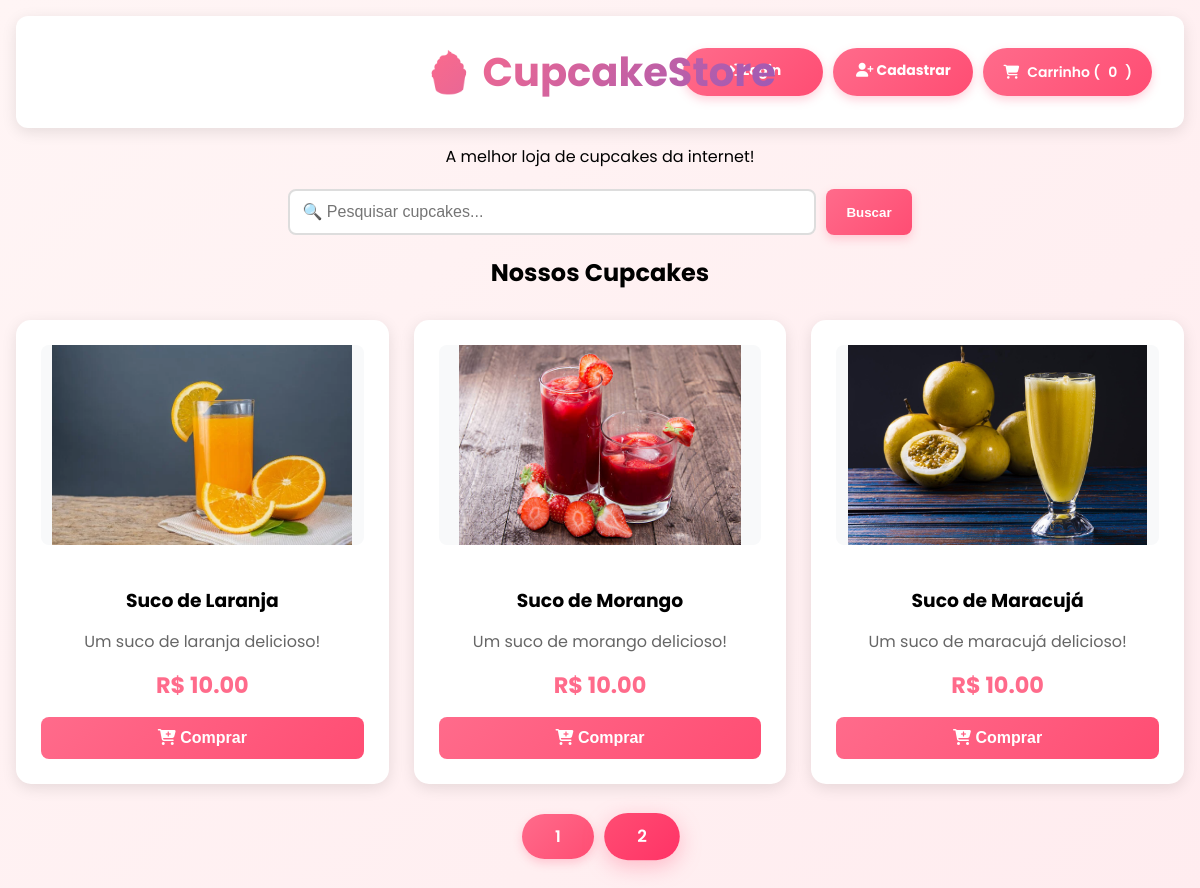
Page /?pagina=2&q= on the committed database.
### tables this page shows
CREATE TABLE produtos (
            id INTEGER PRIMARY KEY AUTOINCREMENT,
            nome TEXT NOT NULL,
            preco REAL NOT NULL,
            descricao TEXT
        , imagem TEXT);

### backend/app.py (the view)
@app.route('/')
def home():
    termo_pesquisa = request.args.get('q', '').lower()
    pagina = request.args.get('pagina', 1, type=int)
    produtos_por_pagina = 8
    produtos = get_produtos()
    if termo_pesquisa:
        produtos_filtrados = []
        for produto in produtos:
            produto_dict = dict(produto)
            if (termo_pesquisa in produto_dict['nome'].lower() or
                termo_pesquisa in produto_dict['descricao'].lower()):
                produtos_filtrados.append(produto_dict)
        produtos_list = produtos_filtrados
    else:
        produtos_list = [dict(produto) for produto in produtos]
    total_produtos = len(produtos_list)
    total_paginas = (total_produtos + produtos_por_pagina - 1) // produtos_por_pagina
    inicio = (pagina - 1) * produtos_por_pagina
    fim = inicio + produtos_por_pagina
    produtos_paginados = produtos_list[inicio:fim]
    return render_template('index.html',
                         produtos=produtos_paginados,
                         termo_pesquisa=termo_pesquisa,
                         pagina=pagina,
                         total_paginas=total_paginas,
                         total_produtos=total_produtos)

### backend/app.py (called while the page is built)
@app.context_processor
def utility_processor():
    def check_is_admin():
        """Verifica se o usuário logado é admin"""
        if 'user_id' not in session:
            return False
        try:
            conn = get_db_connection()
            user = conn.execute(
                'SELECT is_admin FROM users WHERE id = ?',
                (session['user_id'],)
            ).fetchone()
            conn.close()
            return user and user['is_admin'] == 1
        except:
            return False
    return dict(is_admin=check_is_admin)

def get_produtos():
    try:
        conn = get_db_connection()
        produtos = conn.execute('SELECT * FROM produtos').fetchall()
        conn.close()
        return produtos
    except Exception as e:
        print(f"❌ Erro ao buscar produtos: {e}")
        return []

### database/database.py (called while the page is built)
def get_db_connection():
    db_path = os.path.join(base_dir, 'cupcakes.db')
    conn = sqlite3.connect(db_path)
    conn.row_factory = sqlite3.Row
    return conn

### frontend/templates/index.html (shortened to what this page needs)
<!DOCTYPE html>
<html lang="pt-BR">
<head>
    <link rel="stylesheet" href="{{ url_for('static', filename='css/style.css') }}">
    <link rel="stylesheet" href="https://cdnjs.cloudflare.com/ajax/libs/font-awesome/6.4.0/css/all.min.css">
</head>
<body>
    <header>
        <div class="header-content">
            <div class="logo-container">
                <a href="{{ url_for('home') }}" class="logo">
                    <h1>🧁 CupcakeStore</h1>
                </a>
            </div>
            <div class="header-right">
                {% if session.get('user_id') %}
                <div class="user-info">
                    <div class="user-menu">
                        <button class="user-trigger">
                            <i class="fas fa-user"></i>
                            <span class="user-name">{{ session['username'] }}</span>
                            <i class="fas fa-chevron-down"></i>
                        </button>
                        <div class="dropdown-content">
                            <a href="{{ url_for('meus_pedidos') }}" class="dropdown-item">
                                <i class="fas fa-clipboard-list"></i>
                                Meus Pedidos
                            </a>
                            <a href="{{ url_for('meu_usuario') }}" class="dropdown-item">
                                <i class="fas fa-user-edit"></i>
                                Meus Dados
                            </a>
                            {% if is_admin() %}
                            <a href="{{ url_for('admin_dashboard') }}" class="dropdown-item">
                                <i class="fas fa-crown"></i>
                                Menu Admin
                            </a>
                            {% endif %}
                            <a href="{{ url_for('logout') }}" class="dropdown-item">
                                <i class="fas fa-sign-out-alt"></i>
                                Sair
                            </a>
                        </div>
                    </div>
                    <button class="btn-header" onclick="verCarrinho()">
                        <i class="fas fa-shopping-cart"></i> Carrinho (<span id="contador-carrinho">0</span>)
                    </button>
                </div>
                {% else %}
                <div class="auth-buttons">
                    <a href="{{ url_for('login') }}" class="btn-header">
                        <i class="fas fa-sign-in-alt"></i> Login
                    </a>
                    <a href="{{ url_for('register') }}" class="btn-header">
                        <i class="fas fa-user-plus"></i> Cadastrar
                    </a>
                    <button class="btn-header" onclick="verCarrinho()">
                        <i class="fas fa-shopping-cart"></i> Carrinho (<span id="contador-carrinho">0</span>)
                    </button>
                </div>
                {% endif %}
            </div>
        </div>
        <div style="text-align: center; margin-bottom: 20px;">
            <p>A melhor loja de cupcakes da internet!</p>
        </div>
        <div class="search-bar">
            <input type="text" placeholder="🔍 Pesquisar cupcakes..." id="searchInput" value="{{ termo_pesquisa }}">
            <button onclick="filtrarCupcakes()">Buscar</button>
        </div>
    </header>
    <main>
        <div class="produtos">
            <h2 style="text-align: center;">Nossos Cupcakes</h2>
            {% if produtos %}
            <div class="grid-produtos">
                {% for produto in produtos %}
                <div class="produto">
                    {% if produto['imagem'] is defined and produto['imagem'] %}
                    <img src="{{ url_for('static', filename=produto['imagem']) }}" alt="{{ produto['nome'] }}">
                    {% else %}
                    <div
                        style="height: 200px; background: #f0f0f0; border-radius: 8px; display: flex; align-items: center; justify-content: center; margin-bottom: 15px;">
                        🧁 Sem imagem
                    </div>
                    {% endif %}
                    <h3>{{ produto['nome'] }}</h3>
                    <p class="descricao">{{ produto['descricao'] }}</p>
                    <p class="preco">R$ {{ "%.2f"|format(produto['preco']) }}</p>
                    <button onclick="comprar({{ produto['id'] }}, '{{ produto['nome'] }}', this)">
                        <i class="fas fa-cart-plus"></i> Comprar
                    </button>
                </div>
                {% endfor %}
            </div>
            {% if total_paginas > 1 %}
            <div class="paginacao">
                {% for p in range(1, total_paginas + 1) %}
                <a href="{{ url_for('home', pagina=p, q=termo_pesquisa) }}"
                    class="{% if p == pagina %}ativa{% endif %}">
                    {{ p }}
                </a>
                {% endfor %}
            </div>
            {% endif %}
            {% endif %}
        </div>
    </main>
</body>
</html>

### frontend/static/css/style.css (style rules this page uses)
body { font-family: Arial, sans-serif; text-align: center; margin: 0; padding: 20px; background-color: #fff5f5; }
h1 { color: #ff6b8b; }
.header-content { display: flex; justify-content: center; align-items: center; position: relative; }
.grid-produtos { display: grid; grid-template-columns: repeat(auto-fit, minmax(280px, 1fr)); gap: 25px; margin: 30px auto; max-width: 1200px; }
.produto { background: white; padding: 25px; border-radius: 15px; box-shadow: 0 4px 15px rgba(0,0,0,0.1); text-align: center; transition: transform 0.3s ease; }
.produto button { background-color: #ff6b8b; color: white; padding: 12px 24px; border: none; border-radius: 8px; cursor: pointer; font-size: 16px; font-weight: bold; transition: all 0.3s ease; position: relative; overflow: hidden; }
.descricao { color: #666; margin-bottom: 10px; line-height: 1.4; }
.preco { font-size: 1.3em; font-weight: bold; color: #27ae60; margin: 5px 0; }
.search-bar { margin: 20px 0; display: flex; gap: 10px; justify-content: center; }
.search-bar input { flex: 1; max-width: 500px; padding: 12px; border: 2px solid #ddd; border-radius: 8px; font-size: 16px; }
.search-bar button { padding: 12px 20px; background: linear-gradient(135deg, #ff6b8b, #ff4d73); color: white; border: none; border-radius: 8px; cursor: pointer; font-weight: bold; transition: all 0.3s ease; box-shadow: 0 4px 10px rgba(255, 107, 139, 0.3); }
.auth-buttons { display: flex; align-items: center; gap: 12px; }
.auth-buttons a { padding: 12px 20px; border-radius: 25px; text-decoration: none; font-weight: bold; transition: all 0.3s ease; display: inline-block; text-align: center; }
.logo { text-decoration: none; color: inherit; transition: transform 0.3s ease; }
.logo h1 { margin: 0; color: #ff6b8b; font-size: 2.2em; transition: all 0.3s ease; }

### rows in the picture
produtos: imagem (picture), nome "Suco de Laranja", descricao "Um suco de laranja delicioso!", preco "10.00"
produtos: imagem (picture), nome "Suco de Morango", descricao "Um suco de morango delicioso!", preco "10.00"
produtos: imagem (picture), nome "Suco de Maracujá", descricao "Um suco de maracujá delicioso!", preco "10.00"

### other values in the picture
{{ p }} "1" "2"
